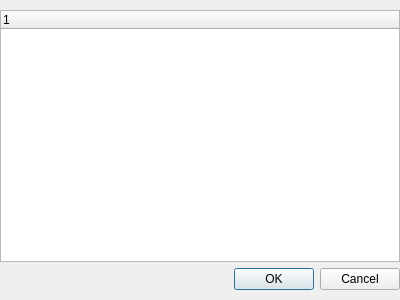
<?xml version="1.0" encoding="UTF-8"?>
<ui version="4.0">
 <class>Dialog</class>
 <widget class="QDialog" name="Dialog">
  <property name="geometry">
   <rect>
    <x>0</x>
    <y>0</y>
    <width>400</width>
    <height>300</height>
   </rect>
  </property>
  <property name="windowTitle">
   <string>Dialog</string>
  </property>
  <widget class="QWidget" name="verticalLayoutWidget">
   <property name="geometry">
    <rect>
     <x>0</x>
     <y>10</y>
     <width>400</width>
     <height>280</height>
    </rect>
   </property>
   <layout class="QVBoxLayout" name="verticalLayout">
    <item>
     <widget class="QTreeWidget" name="treeWidget">
      <column>
       <property name="text">
        <string notr="true">1</string>
       </property>
      </column>
     </widget>
    </item>
    <item>
     <widget class="QDialogButtonBox" name="buttonBox">
      <property name="orientation">
       <enum>Qt::Horizontal</enum>
      </property>
      <property name="standardButtons">
       <set>QDialogButtonBox::Cancel|QDialogButtonBox::Ok</set>
      </property>
     </widget>
    </item>
   </layout>
  </widget>
 </widget>
 <resources/>
 <connections>
  <connection>
   <sender>buttonBox</sender>
   <signal>accepted()</signal>
   <receiver>Dialog</receiver>
   <slot>accept()</slot>
   <hints>
    <hint type="sourcelabel">
     <x>248</x>
     <y>254</y>
    </hint>
    <hint type="destinationlabel">
     <x>157</x>
     <y>274</y>
    </hint>
   </hints>
  </connection>
  <connection>
   <sender>buttonBox</sender>
   <signal>rejected()</signal>
   <receiver>Dialog</receiver>
   <slot>reject()</slot>
   <hints>
    <hint type="sourcelabel">
     <x>316</x>
     <y>260</y>
    </hint>
    <hint type="destinationlabel">
     <x>286</x>
     <y>274</y>
    </hint>
   </hints>
  </connection>
 </connections>
</ui>
